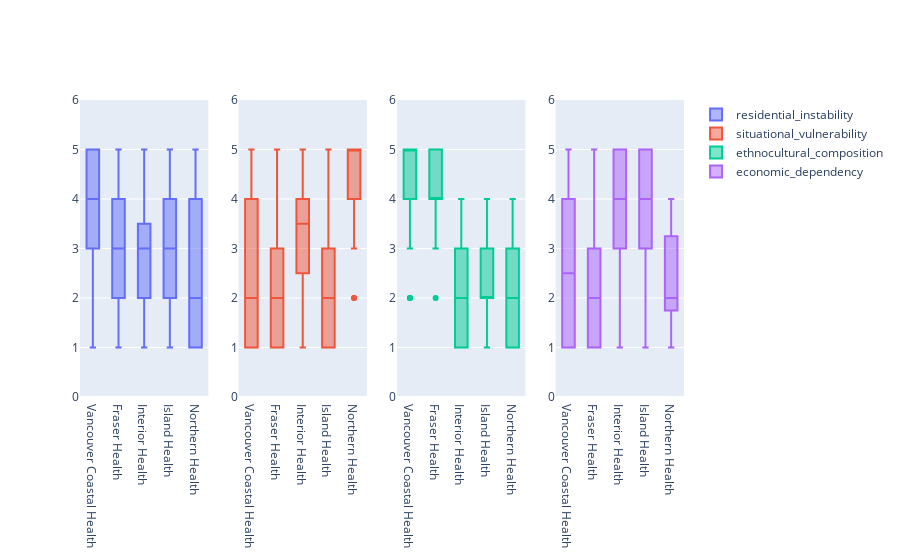

The cell this chart's notebook holds for it:
### Code cell
from plotly import graph_objects as go
from plotly.subplots import make_subplots
fig = make_subplots(rows=1, cols=4)
fig.add_trace(go.Box(
            name='residential_instability',
            x= merged['hsa'],
            y= merged['residential_instability'],
            offsetgroup=0,
        ),
    row=1,
    col=1,
             )
fig.add_trace(go.Box(
            name='situational_vulnerability',
            x=merged['hsa'],
            y= merged['situational_vulnerability'],
            offsetgroup=1,
        ),
    row=1,
    col=2,
             )
fig.add_trace(go.Box(
            name='ethnocultural_composition',
            x=merged['hsa'],
            y= merged['ethnocultural_composition'],
            offsetgroup=2,
        ),
    row=1,
    col=3,
             )
fig.add_trace(go.Box(
            name='economic_dependency',
            x=merged['hsa'],
            y= merged['economic_dependency'],
            offsetgroup=3,
        ),
    row=1,
    col=4,
             )
layout=go.Layout(
        title='Socioeconomic Factors',
        yaxis_title="Scale (1-5)"
    )
fig.update_yaxes(range=[0, 6], autorange=False)            
fig.show()

### Figure 1 — Plotly figure (JSON) as saved in the notebook; plotly's stock layout.template omitted (floating-point values rounded to 4 significant figures; data arrays with more than 128 entries replaced by an {"elided": "..."} marker saying what was removed)
{"data": [{"name": "residential_instability", "offsetgroup": "0", "type": "box", "x": {"elided": "185 str values"}, "xaxis": "x", "y": {"elided": "185 int values"}, "yaxis": "y"}, {"name": "situational_vulnerability", "offsetgroup": "1", "type": "box", "x": {"elided": "185 str values"}, "xaxis": "x2", "y": {"elided": "185 int values"}, "yaxis": "y2"}, {"name": "ethnocultural_composition", "offsetgroup": "2", "type": "box", "x": {"elided": "185 str values"}, "xaxis": "x3", "y": {"elided": "185 int values"}, "yaxis": "y3"}, {"name": "economic_dependency", "offsetgroup": "3", "type": "box", "x": {"elided": "185 str values"}, "xaxis": "x4", "y": {"elided": "185 int values"}, "yaxis": "y4"}], "layout": {"autosize": true, "xaxis": {"anchor": "y", "autorange": true, "domain": [0, 0.2125], "range": [-0.5, 4.5], "type": "category"}, "xaxis2": {"anchor": "y2", "autorange": true, "domain": [0.2625, 0.475], "range": [-0.5, 4.5], "type": "category"}, "xaxis3": {"anchor": "y3", "autorange": true, "domain": [0.525, 0.7375], "range": [-0.5, 4.5], "type": "category"}, "xaxis4": {"anchor": "y4", "autorange": true, "domain": [0.7875, 1], "range": [-0.5, 4.5], "type": "category"}, "yaxis": {"anchor": "x", "autorange": false, "domain": [0, 1], "range": [0, 6], "type": "linear"}, "yaxis2": {"anchor": "x2", "autorange": false, "domain": [0, 1], "range": [0, 6], "type": "linear"}, "yaxis3": {"anchor": "x3", "autorange": false, "domain": [0, 1], "range": [0, 6], "type": "linear"}, "yaxis4": {"anchor": "x4", "autorange": false, "domain": [0, 1], "range": [0, 6], "type": "linear"}}}
